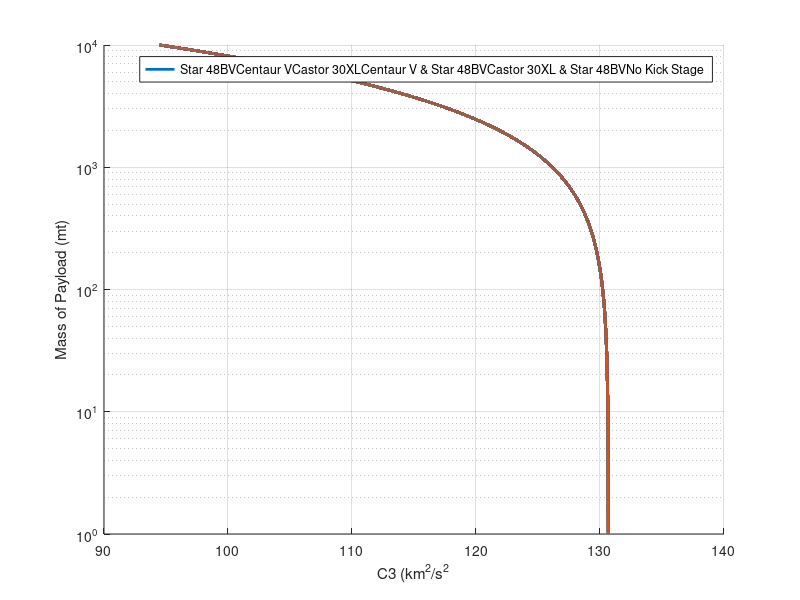

The MATLAB source for this figure: (Note: this script raises an error after producing the figure.)
%%%%%%%%%%%%%%%%%%%%%%%%%%%%%%%%%%%%%%%%%%%%%%%%%%%%%%%%%%%%%%%%%%%%%%%%%%%
%Script Name: GenerateC3
%Description: generate final velocity
%Author: Austin Barrow and Propulsion Team
%%%%%%%%%%%%%%%%%%%%%%%%%%%%%%%%%%%%%%%%%%%%%%%%%%%%%%%%%%%%%%%%%%%%%%%%%%%
clc;
clear all;

m_pay = (0:1:10000);
array_LV = "Starship";
%array_LV = ["SLS Block 1", "SLS Block 1B", "SLS BLock 2", "Falcon Heavy", "Starship", "New Glenn", "Vulcan 6S"]; % Array of Launch Vehicles


kick_Stage = ["Star 48BV", "Centaur V", "Nuclear", "Castor 30XL", "Hybrid", "Centaur V & Star 48BV", ...
        "Centaur V & Nuclear", "Centaur V & Hybrid", "Star 48BV & Hybrid", "Star 48 BV & Nuclear", ...
        "Hybrid & Nuclear", "Castor 30XL & Star 48BV", "Castor 30XL & Nuclear", "Castor 30XL & Hybrid","No Kick Stage"];

kick_Stage = ["Star 48BV", "Centaur V", "Castor 30XL", "Centaur V & Star 48BV", ...
         "Castor 30XL & Star 48BV",  "No Kick Stage"];
%kick_Stage = ["Star 48BV", "Centaur V", "No Kick Stage"];

%kick_Stage = "No Kick Stage";
g_E = 9.81; % (m/s^2)
v_esc_E = 11200; % Escape velocity of Earth from LEO m/s

% function [final_v, invalid, added_V] = generateC3( candidateArchitecture, m_pay )
    % Inputs: Launch Vehicle, Kick Stage Propulsion, C3 values (0,10,20,30,40,50,60,70,80,90,100, 110, 120)
    % Outputs: Delta V, Delta V caused by Kick Stage, Mass Payload, Structural Mass, Mass Propellant

    %% Setting Constants and Assumed Values (values to iterate over)
  
figure(1);
hold on;
    
    
%% Switch statement to determine assumed ISP (Impulse), Lambda (Payload 
% Fraction), Inert Mass Fraction for kick stage
for i = 1:length(kick_Stage)
    kick = kick_Stage(i);
    switch kick 
        case "Star 48BV" % Solid Rocket 
            num_Kick = 1;
            isp = 286;
            lambda = 0.939;
            m_kick1 = 2624 + m_pay;
        case "Centaur V" %Liquid
            num_Kick = 1;
            isp = 451; % LH2/LOX
            lambda = 0.91; % Centaur Kick Stage
            m_kick1 = 22825 + m_pay;
        case "Castor 30XL"
            num_Kick = 1;
            isp = 294;
            lambda = .944;
            m_kick1 = 26406.79 + m_pay;
        case "Nuclear" % LOOK AT BMX TECHNOLOGIES
            num_Kick = 1;
            isp = 875; 
            lambda = 0.74; 
            m_kick1 = 2547.375 + m_pay;
        case "Hybrid" % SNC Vortex Engine
            num_Kick = 1;
            isp = 325;
            lambda = 0.875;
            m_kick1 = 2200 + m_pay;
        case "Centaur V & Star 48BV" %Liquid
            num_Kick = 2;
            isp1 = 451; % LH2/LOX
            lambda1 = 0.91; % Centaur Kick Stage
            isp2 = 286; %Star 48BV
            lambda2 = 0.939;
            m_kick2 = 2624 + m_pay;
            m_kick1 = 22825 + m_kick2; %Centaur Kick Stage hauling Star48BV
        case "Centaur V & Nuclear" % LOOK AT BMX TECHNOLOGIES
            num_Kick = 2;
            isp1 = 451; % LH2/LOX
            lambda1 = 0.91; % Centaur Kick Stage
            isp2 = 875; 
            lambda2 = 0.74; 
            m_kick2 = 2547.375 + m_pay; %needs to be updated, nuclear
            m_kick1 = 22825 + m_kick2; %Centaur Kick Stage hauling Nuclear
        case "Centaur V & Hybrid" % LOOK AT SIERRA NEVADA
            num_Kick = 2;
            isp1 = 451; % LH2/LOX
            lambda1 = 0.91; % Centaur Kick Stage
            isp2 = 325;
            lambda2 = 0.875; 
            m_kick2 = 2200 + m_pay; %needs to be updated, hybrid
            m_kick1 = 22825 + m_kick2; %Centaur Kick Stage hauling Hybrid
        case "Castor 30XL & Star 48BV" %Liquid
            num_Kick = 2;
            isp1 = 294;
            lambda1 = 0.944; 
            isp2 = 286; %Star 48BV
            lambda2 = 0.939;
            m_kick2 = 2624 + m_pay;
            m_kick1 = 26406.79 + m_kick2; %Castor 30XL Kick Stage hauling Star48BV
        case "Castor 30XL & Nuclear" % LOOK AT BMX TECHNOLOGIES
            num_Kick = 2;
            isp1 = 294;
            lambda1 = 0.944;
            isp2 = 875; 
            lambda2 = 0.74; 
            m_kick2 = 2547.375 + m_pay; %needs to be updated, nuclear
            m_kick1 = 26406.79 + m_kick2; %Castor 30XL Kick Stage hauling Nuclear
        case "Castor 30XL & Hybrid" % LOOK AT SIERRA NEVADA
            num_Kick = 2;
            isp1 = 294;
            lambda1 = 0.944;
            isp2 = 325;
            lambda2 = 0.875; 
            m_kick2 = 2200 + m_pay; %needs to be updated, hybrid
            m_kick1 = 26406.79 + m_kick2; %Castor 30XL Kick Stage hauling Hybrid
         case "Star 48BV & Hybrid" % Solid Rocket 
            num_Kick = 2;
            isp1 = 286;
            lambda1 = 0.939;
            isp2 = 325;
            lambda2 = 0.875;
            m_kick2 = 2200 + m_pay; %hybrid
            m_kick1 = 2624 + m_kick2;
        case "Star 48BV & Nuclear" % Solid Rocket 
            num_Kick = 2;
            isp2 = 875;
            lambda2 = 0.74;
            isp1 = 286;
            lambda1 = 0.939;
            m_kick2 = 2547.375 + m_pay; %needs to be updated, nuclear
            m_kick1 = 2624 + m_kick2;
        case "Hybrid & Nuclear" % Hybrid & Nuclear
            num_Kick = 2;
            isp1 = 875; % nuclear
            lambda1 = 0.74; % nuclear
            isp2 = 325; % hybrid
            lambda2 = 0.875; % Hybrid Kick Stage
            m_kick2 = 2200 + m_pay; %needs to be updated, nuclear
            m_kick1 = 2547.375 + m_kick2; %Centaur Kick Stage hauling Hybrid
        otherwise % No kick stage
            num_Kick = 0;
            m_kick1 = m_pay;
            
    end

    switch array_LV
        
        case "SLS Block 1"
            C3 = -1.36254651049771e-11 * (m_kick1)^3 + ...
                8.34210950132914e-07 * (m_kick1)^2 + -0.0189976032356646 ...
                * m_kick1 + 172.041984919931;
        case "SLS Block 1B"
            C3 = -1.15085276593111e-12 .* (m_kick1).^3 + ...
                1.18020100654521e-07 .* (m_kick1).^2 + ...
                -0.00587448959766228 .* m_kick1 + 119.768784427882;
        case "SLS Block 2"
            C3 = -1.10638439713243e-12 .* (m_kick1).^3 + ...
                1.21222227649818e-07 .* (m_kick1).^2 + ...
                -0.00602174622627308 .* m_kick1 + 124.597075687923;
        case "Falcon Heavy Recoverable"
            C3 = -6.19433969053741e-11 * (m_kick1)^3 + ...
                1.348688172148435e-06 * (m_kick1)^2 + -0.0160 * m_kick1 ...
                + 64.84;
        case "Starship" 
            C3 = (0.0047^2 .* (log(1500 ./ (5 .* (m_kick1 ./ 1000)+120) ) ).^2 - 0.0032^2 ) ...
                *1E6;
        case "New Glenn"
            C3 = -4.42248334552639e-11 * (m_kick1)^3 + ...
                4.98373417329502e-07 * (m_kick1)^2 + -0.0055 * m_kick1 ...
                + 30.7952;
        case "Vulcan 6S"
            C3 = -6.89376184059982e-11 * (m_kick1)^3 + ...
                1.82960892594491e-06 * (m_kick1)^2 + -0.0225 * m_kick1 ...
                + 116.117;
        otherwise 
            disp('HI');
            C3 = -1;
    end

    if(num_Kick == 1)        
        % Calculation mass propellant, inert mass, and Mass Ratio
        m_prop = (m_kick1 - m_pay) .* lambda;
        m_inert = (m_kick1 - m_pay - m_prop); % Structural mass of the kick stage (Mass minus final payload and propellant)
        MR = (m_pay + m_prop + m_inert) ./ (m_pay + m_inert); % Mass Ratio
    
        % Calculation of Velocity Infinite with rocket equation (m/s)
        added_V = g_E .* isp .* log(MR); 
    elseif(num_Kick == 2)
        %Stage 1:
        m_prop1 = (m_kick1 - m_kick2) .* lambda1;
        m_inert1 = (m_kick1 - m_kick2 - m_prop1); 
        MR = (m_kick2 + m_prop1 + m_inert1) ./ (m_kick2 + m_inert1); 
    
        added_V = g_E .* isp1 .* log(MR); 
        
        %Stage 2:
        m_prop2 = (m_kick2 - m_pay) .* lambda2;
        m_inert2 = (m_kick2 - m_pay - m_prop2); 
        MR = (m_pay + m_prop2 + m_inert2) ./ (m_pay + m_inert2); 
    
        added_V = added_V + g_E .* isp2 .* log(MR);
    else %num_kick = 0
        added_V = 0;
    end
    
    final_C3 = added_V/1000 + sqrt(C3+(v_esc_E/1000)^2);
    %final_C3 = (added_V ./ 1000 + sqrt(C3+(v_esc_E/1000).^2)).^2;
    final_C3 = ((added_V ./ 1000) + sqrt(C3)).^2;
    semilogy(final_C3, m_pay,'linewidth',2);
    grid on

end 

legend( kick_Stage )
xlabel("C3 (km^2/s^2");
% xlim([0 600])
ylabel("Mass of Payload (mt)")

titleName = array_LV + " Mass vs C3 w/ Kick Stages";
title(titleName);


%% Switch statement to determine C3 (km^2/s^2) at given payload mass
% Uses equations from curvefit of C3 vs mass

% 
% invalid = false;
% if(C3 < 0) 
%     invalid = true;
%     final_v = 0;
%     added_V = 0;
%     return
% end 

%% Calculations 

%final_v = added_V/ 1000 + sqrt(C3+(v_esc_E/1000)^2);
